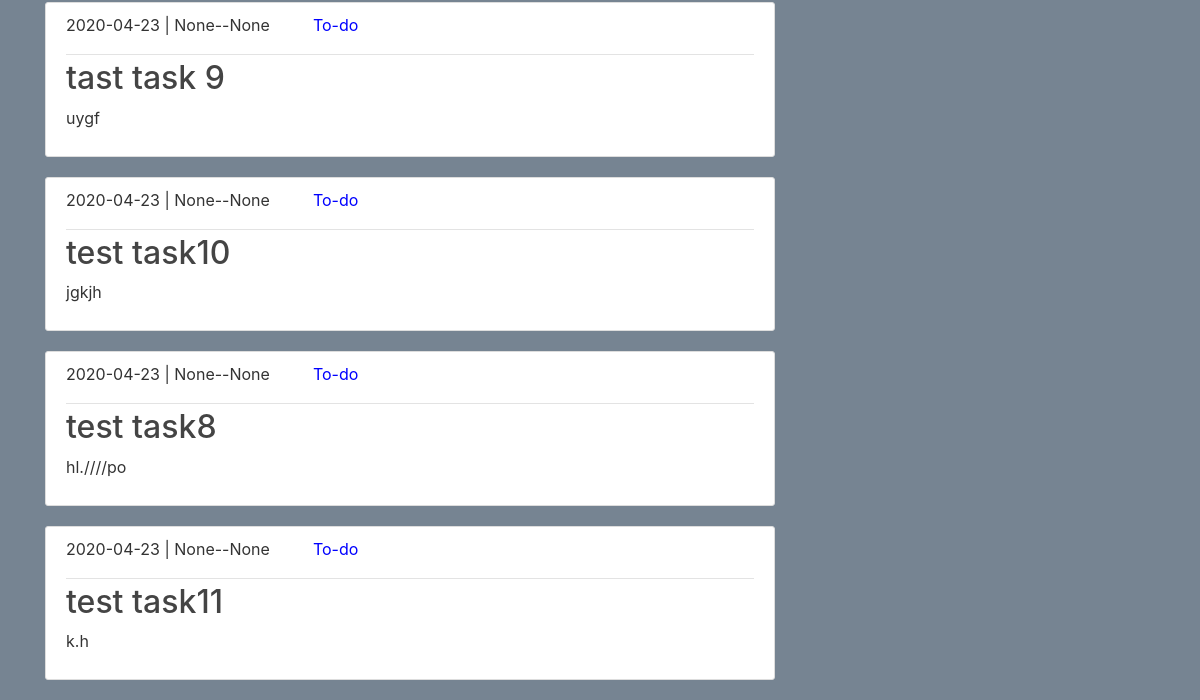
Before: /dashboard (signed in, lower part) with the older database file.
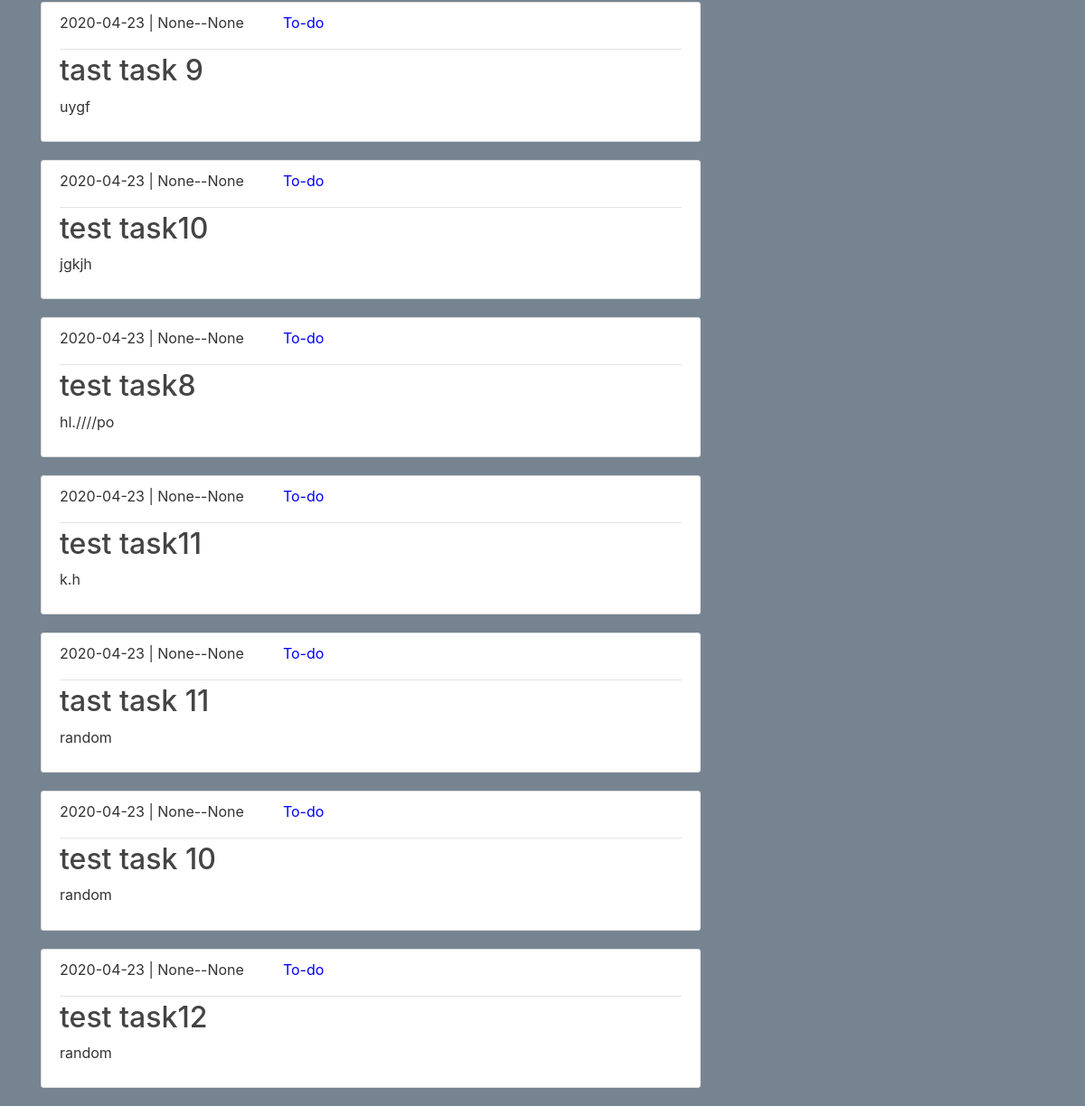
After: the same page with the newer database file.
### durango/models.py (models this page shows, shortened)
class Task(db.Model):
    id=db.Column(db.Integer,primary_key=True)
    title=db.Column(db.String(100), nullable=False)
    date=db.Column(db.Date(),nullable=False)
    starttime=db.Column(db.Time,nullable=True)
    endtime=db.Column(db.Time,nullable=True)
    remindtime=db.Column(db.Time,nullable=True)#remindtime
    details=db.Column(db.Text,nullable=True)
    status=db.Column(db.String(20),nullable=False)
    user_id=db.Column(db.Integer, db.ForeignKey('user.id'),nullable=False)

### durango/routes.py (the view)
@app.route("/dashboard", methods=['GET', 'POST'])
@login_required
def dashboard():
    tasks=Task.query.all()
    form1=SearchForm()
    form2=SelectDate()
    if form1.validate_on_submit():
        return render_template('search_task.html', title='Searched Task', tasks=tasks,form1=form1)
    if form2.validate_on_submit():
        return redirect(url_for('piechart',task_date=form2.date.data))
    return render_template('dashboard.html', title='Dashboard', tasks=tasks,form1=form1,form2=form2)

### durango/models.py (called while the page is built)
@login_manager.user_loader
def load_user(user_id):
    return User.query.get(int(user_id)) #getting user by id

### durango/templates/dashboard.html (shortened to what this page needs)
{% extends "layout.html"%}
{% block content %}
  {% for task in tasks %}
  {%if current_user.id==task.user_id%}
    <article class="media content-section">
      <div class="media-body">
        <div class="article-metadata">
          <p class="mr-2 ">{{ task.date }}  | {{ task.starttime }}--{{task.endtime}} &nbsp;&nbsp;&nbsp;&nbsp;
            {%if task.status=='To-do' %}
          <span class="text-black ml-3" style="color: blue"> {{task.status}}
          </span>
          {%endif%}
        </p>
        </div>
        <h2><a class="article-title" href="{{url_for('task',task_id=task.id)}}">{{ task.title }}</a></h2>
        <p class="article-content">{{ task.details }}</p>
      </div>
    </article>
  {%endif%}
  {% endfor %}
</div>
<div class="col-md-4" style="margin-top: 50px">
{% endblock content%}

### durango/templates/layout.html (shortened to what this page needs)
<!DOCTYPE html>
<html>
<head>
    <link rel="stylesheet" href="https://stackpath.bootstrapcdn.com/bootstrap/4.1.3/css/bootstrap.min.css">
    <link rel="stylesheet" type="text/css"  href="{{url_for('static', filename='main.css')}}">
</head>
<body>
	<main role="main" class="container">
  <div class="row">
    <div class="col-md-8">
      {% block content %}{% endblock %}
    </div>
</main>
</body>
</html>

### durango/static/main.css (style rules this page uses)
body { background: #768492; color: #333333; margin-top: 5rem; }
h1,h2, h3, h4, h5, h6 { color: #444444; }
.content-section { background: #ffffff; padding: 10.1px 20px; border: 1px solid #dddddd; border-radius: 3px; margin-bottom: 20px; }
.article-title { color: #444444; }
.article-content { white-space: pre-line; }
.article-metadata { padding-bottom: 1px; margin-bottom: 4px; border-bottom: 1px solid #e3e3e3 }

Changed rows visible on the page:
added Task: date "2020-04-23", starttime "None", endtime "None", status "To-do", title "tast task 11", details "random"
added Task: date "2020-04-23", starttime "None", endtime "None", status "To-do", title "test task 10", details "random"
added Task: date "2020-04-23", starttime "None", endtime "None", status "To-do", title "test task12", details "random"
